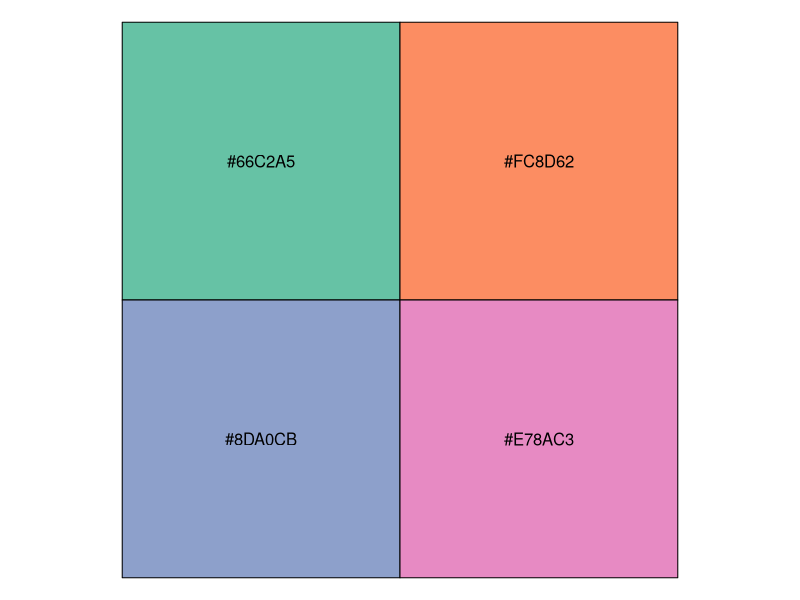
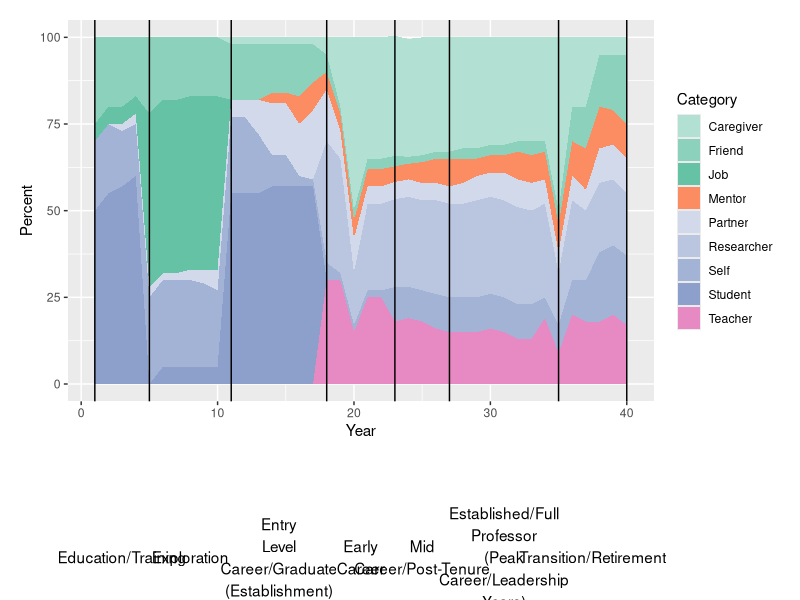

These charts were generated, in order, by the following R code:
# libraries
library(tidyverse)
library(magrittr)
library(readxl)
library(conflicted)
library(scales)
conflicts_prefer(dplyr::filter)
conflicts_prefer(dplyr::lag)

# load data
dat_raw <-
  read_excel("template.xlsx",
             skip = 1,
             sheet = "Lifetime Example")

dat_raw$Year <- as.numeric(dat_raw$Year)

dat_vals <- dat_raw %>% 
  select(Year:Total)

dat_cats <- 
  read_excel(
    "template.xlsx", sheet = "Lifetime Example", col_names = FALSE) %>% 
  select(-...1,-...2)

dat_labels <-
  dat_raw %>% 
  select(`Career Stage`:Year) %>% 
  drop_na(`Career Stage`) %>% 
  group_by(`Career Stage`) %>% 
  slice_head() %>% 
  arrange(Year) %>% 
  ungroup()

dat_labels %<>% add_row(`Career Stage` = "End", Year = max(dat_raw$Year)) %>% 
  mutate(Year = as.numeric(Year))

dat_labels$Year2 <- c(tail(dat_labels$Year,-1), NA)
dat_labels %<>% mutate(pos = (Year + Year2)/2)
dat_labels %<>% mutate(width = Year2 - Year)

# clean data
dat_cats2 <- data.frame(group = as_vector(dat_cats[1, ]), name = as_vector(dat_cats[2, ])) %>% remove_rownames()

dat_cats2 %<>% fill(group) %>% drop_na()

dat_long <- dat_vals %>% pivot_longer(cols = -Year) %>% filter(name != "Total")

dat <- dat_long %>% left_join(dat_cats2)

# color calculations
num_groups <- n_distinct(dat$group)
num_cats <- n_distinct(dat$name)
num_cats_per_group <-
  dat %>%
  distinct(group, name) %>%
  count(group)

# color palette
#main_cols <- viridis_pal()(num_groups + 1)[-I(num_groups + 1)]
main_cols <- brewer_pal(palette = "Set2")(num_groups)

show_col(main_cols)
my_pal <- c()
for (n in 1:num_groups) {
  new_cols <-
    colorRampPalette(
      colors = c("white", main_cols[n]))(as.numeric(num_cats_per_group[n, 2] + 2))[-1:-2]
  my_pal <- c(my_pal, new_cols)
}
rm(new_cols)

# plot data
dat %>%
  ggplot(aes(x = Year, y = value, fill = name)) +
  geom_area(position = 'stack') +
  scale_fill_manual(values = my_pal) +
  labs(y = "Percent", fill = "Category") +
  coord_cartesian(ylim = c(0, 100), clip = "off") +
  annotate(
    "text",
    x = dat_labels$pos,
    y = -50,
    label = str_wrap(dat_labels$`Career Stage`, width = 10)
  ) +
  theme(plot.margin = unit(c(1, 1, 8, 1), "lines")) +
  geom_vline(xintercept = dat_labels$Year)


# scratch
# dat %>%
#   ggplot(aes(x = Year, y = value, fill = name)) +
#   geom_area(position = 'stack') +
#   facet_grid( ~ group) +
#   scale_fill_manual(values = my_pal)
# 
# dat %>%
#   group_by(Year, group) %>%
#   summarize(perc = sum(value)) %>%
#   ggplot(aes(x = Year, y = perc, fill = group)) +
#   geom_area(position = 'stack') +
#   scale_fill_manual(values = main_cols)
